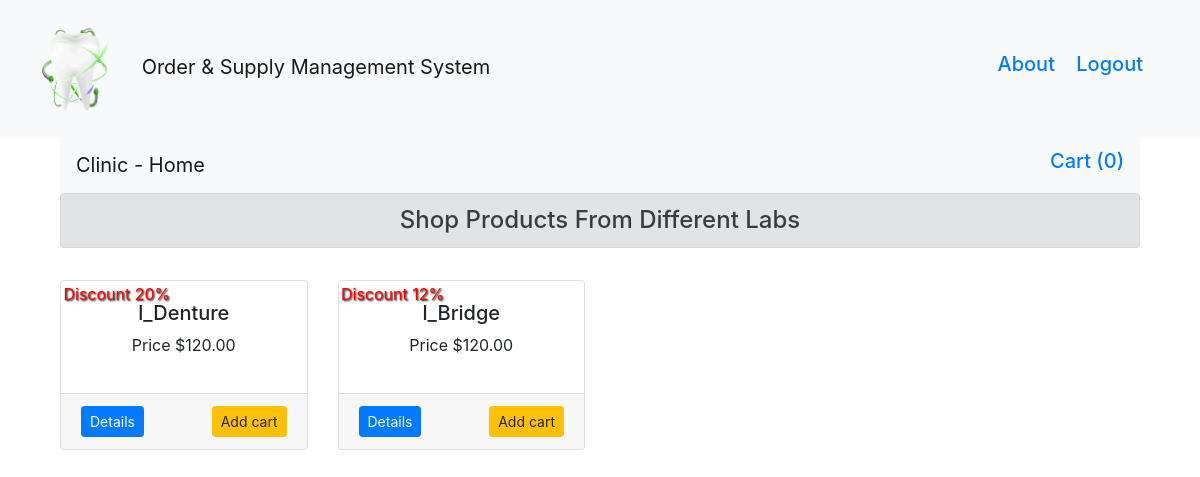
/clinic (signed in), run on an earlier commit of the app's database.
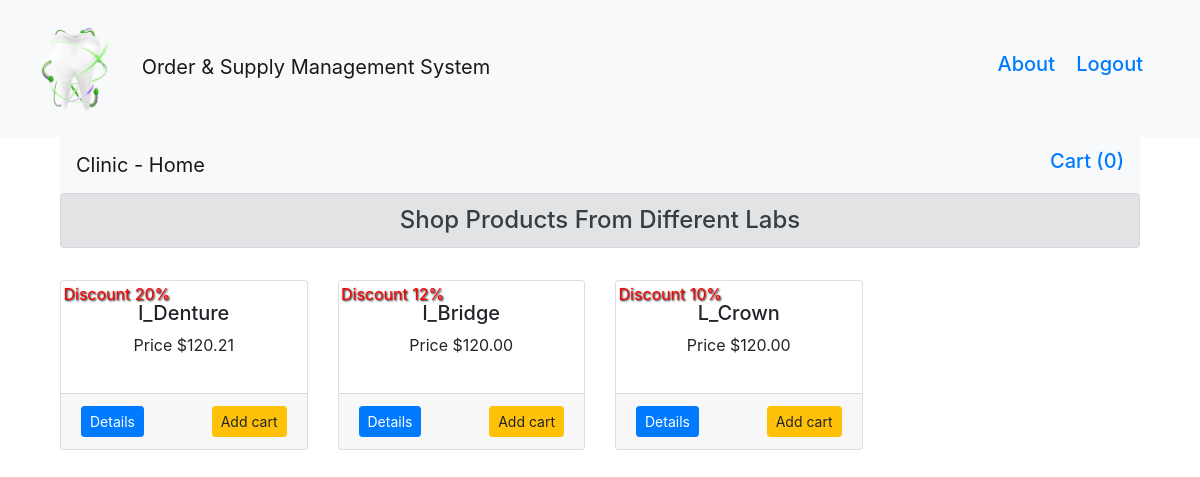
And on a later commit of the database.
### dental/products/models.py (models this page shows, shortened)
class lab_product(db.Model):
    id = db.Column(db.Integer, primary_key=True)
    name = db.Column(db.String(80), nullable=False)
    seller = db.Column(db.String(80), nullable=False)
    price = db.Column(db.Numeric(10,2), nullable=False)
    discout = db.Column(db.Integer, default=0)
    stock = db.Column(db.Integer, nullable=False)
    description = db.Column(db.Text, nullable=False)

### dental/user/clinic.py (the view)
@app.route('/clinic')
def clinic():
    if 'username' not in session:
        flash(f'Please login first','danger')
        return redirect(url_for('login', filename='routes.py'))
    products=lab_product.query.filter(lab_product.stock > 0)
    return render_template('clinic.html', title='Clinic User', products=products)

### dental/templates/clinic.html (shortened to what this page needs)
{% extends "layout.html" %}
{% block content %}
<div class="container">
        <nav class="navbar navbar-expand-lg navbar-light bg-light">
            <a class="navbar-brand" href="/clinic">Clinic - Home</a>
            <div class="collapse navbar-collapse" id="navbarSupportedContent">
            <form class="form-inline my-2 my-lg-0">
                <a class="float-right" href= "{{url_for('getCart_clinic')}}" tabindex="-1">
                    <h5>Cart ({{session['Shoppingcart']|length}})</h5>
                </a>
            </form>
            </div>
        </nav>
</div>
<div class="container">
    <h4 class="alert alert-secondary" style="text-align: center; ">Shop Products From Different Labs</h4>
    <div class="row">
        {% for product in products %}
        <div class="col-md-3 mt-3">
            <div class="card">
                <div class="card-body">
                    {% if product.discout>0 %}
                    <p style="text-shadow: 1px 1px 2px black; color:red; transform: rotate(0deg); position: absolute; top: 1%; left: 1%;">Discount {{product.discout}}%</p>
                    {% endif %}
                    <h5 class="text-center">{{product.name}}</h5>
                    <p class="text-center">Price ${{product.price}}</p>
                </div>
                <div class="card-footer">
                    <a href="{{url_for('clinicproduct_details', id=product.id)}}" class="float-left btn btn-sm btn-primary ">Details</a>
                    <form action="{{url_for('addcart_clinic')}}" method="post">
                        <button type="submit" class="btn btn-sm btn-warning float-right">Add cart</button>
                    </form>
                </div>
            </div>
        </div>
        {% endfor %}
    </div>
</div>
{% endblock %}

What changed in the data, as far as the page shows it:
changed lab_product "l_Denture": price "120.00" → "120.21"
added lab_product: discout "10", name "L_Crown", price "120.00"
